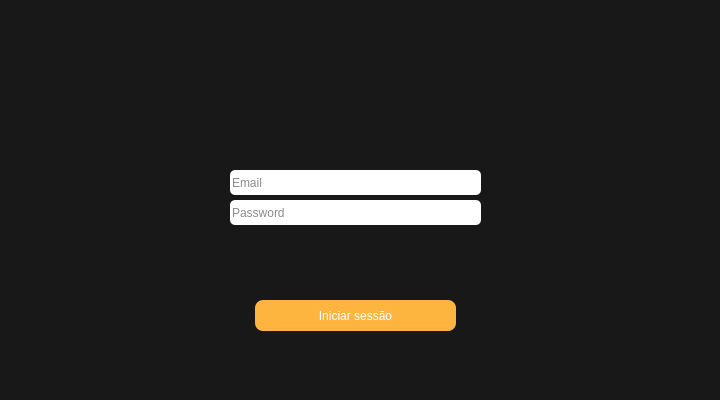
<?xml version="1.0" encoding="UTF-8"?>
<ui version="4.0">
 <class>MainWindow</class>
 <widget class="QMainWindow" name="MainWindow">
  <property name="enabled">
   <bool>true</bool>
  </property>
  <property name="geometry">
   <rect>
    <x>0</x>
    <y>0</y>
    <width>720</width>
    <height>400</height>
   </rect>
  </property>
  <property name="minimumSize">
   <size>
    <width>720</width>
    <height>400</height>
   </size>
  </property>
  <property name="maximumSize">
   <size>
    <width>720</width>
    <height>400</height>
   </size>
  </property>
  <property name="baseSize">
   <size>
    <width>720</width>
    <height>400</height>
   </size>
  </property>
  <property name="windowTitle">
   <string>RoubaTurmasISEC</string>
  </property>
  <property name="styleSheet">
   <string notr="true">background-color: #181818;</string>
  </property>
  <widget class="QWidget" name="centralwidget">
   <widget class="QPushButton" name="pushButton">
    <property name="geometry">
     <rect>
      <x>255</x>
      <y>300</y>
      <width>201</width>
      <height>31</height>
     </rect>
    </property>
    <property name="cursor">
     <cursorShape>PointingHandCursor</cursorShape>
    </property>
    <property name="autoFillBackground">
     <bool>false</bool>
    </property>
    <property name="styleSheet">
     <string notr="true">background-color: rgb(254, 181, 63);
border-radius: 8px;
color: white;</string>
    </property>
    <property name="text">
     <string>Iniciar sessão</string>
    </property>
    <property name="checkable">
     <bool>false</bool>
    </property>
    <property name="autoDefault">
     <bool>false</bool>
    </property>
   </widget>
   <widget class="QLabel" name="label">
    <property name="geometry">
     <rect>
      <x>230</x>
      <y>20</y>
      <width>241</width>
      <height>61</height>
     </rect>
    </property>
    <property name="text">
     <string/>
    </property>
    <property name="pixmap">
     <pixmap>./app/assets/logo.png</pixmap>
    </property>
    <property name="scaledContents">
     <bool>true</bool>
    </property>
   </widget>
   <widget class="QLineEdit" name="lineEdit">
    <property name="geometry">
     <rect>
      <x>230</x>
      <y>200</y>
      <width>251</width>
      <height>25</height>
     </rect>
    </property>
    <property name="styleSheet">
     <string notr="true">background-color: white;
border-radius: 5px;
color: #181818;</string>
    </property>
    <property name="echoMode">
     <enum>QLineEdit::Password</enum>
    </property>
    <property name="placeholderText">
     <string>Password</string>
    </property>
    <property name="clearButtonEnabled">
     <bool>true</bool>
    </property>
   </widget>
   <widget class="QLineEdit" name="lineEdit_2">
    <property name="geometry">
     <rect>
      <x>230</x>
      <y>170</y>
      <width>251</width>
      <height>25</height>
     </rect>
    </property>
    <property name="styleSheet">
     <string notr="true">background-color: white;
border-radius: 5px;
color: #181818;</string>
    </property>
    <property name="echoMode">
     <enum>QLineEdit::Normal</enum>
    </property>
    <property name="placeholderText">
     <string>Email</string>
    </property>
    <property name="clearButtonEnabled">
     <bool>false</bool>
    </property>
   </widget>
  </widget>
  <widget class="QMenuBar" name="menubar">
   <property name="geometry">
    <rect>
     <x>0</x>
     <y>0</y>
     <width>720</width>
     <height>24</height>
    </rect>
   </property>
  </widget>
  <widget class="QStatusBar" name="statusbar"/>
 </widget>
 <resources/>
 <connections/>
</ui>
